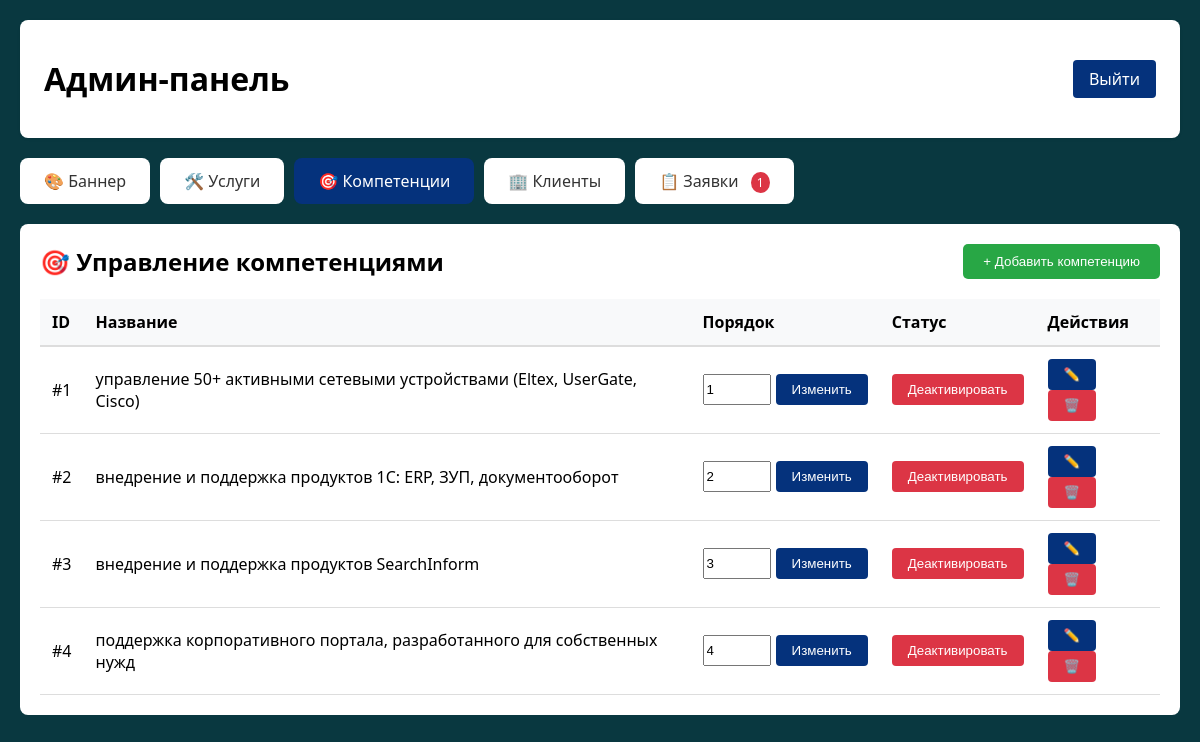
The app's page /admin/index.php?tab=competencies (signed in) with its own data.
### tables this page shows
CREATE TABLE competencies (
            id INTEGER PRIMARY KEY AUTOINCREMENT,
            title TEXT NOT NULL,
            sort_order INTEGER DEFAULT 0,
            is_active INTEGER DEFAULT 1,
            created_at DATETIME DEFAULT CURRENT_TIMESTAMP
        );

### includes/Database.php (called while the page is built, shortened)
<?php
class Database {
    private $pdo;
    public function __construct() {
        $dbPath = __DIR__ . '/../config/database.sqlite';
        $configDir = __DIR__ . '/../config';
        $this->pdo = new PDO("sqlite:" . $dbPath);
        $this->pdo->setAttribute(PDO::ATTR_ERRMODE, PDO::ERRMODE_EXCEPTION);
        $this->createTables();
    }
    private function createTables() {
        $this->pdo->exec("
            CREATE TABLE IF NOT EXISTS content_blocks (
                id INTEGER PRIMARY KEY AUTOINCREMENT,
                block_key TEXT UNIQUE NOT NULL,
                block_name TEXT NOT NULL,
                content TEXT,
                type TEXT DEFAULT 'text',
                updated_at DATETIME DEFAULT CURRENT_TIMESTAMP
            )
        ");
        $this->pdo->exec("
            CREATE TABLE IF NOT EXISTS requests (
                id INTEGER PRIMARY KEY AUTOINCREMENT,
                name TEXT NOT NULL,
                phone TEXT NOT NULL,
                email TEXT,
                message TEXT,
                status TEXT DEFAULT 'new',
                created_at DATETIME DEFAULT CURRENT_TIMESTAMP,
                updated_at DATETIME DEFAULT CURRENT_TIMESTAMP
            )
        ");
        $this->pdo->exec("
            CREATE TABLE IF NOT EXISTS services (
                id INTEGER PRIMARY KEY AUTOINCREMENT,
                title TEXT NOT NULL,
                image TEXT NOT NULL,
                sort_order INTEGER DEFAULT 0,
                is_active INTEGER DEFAULT 1,
                created_at DATETIME DEFAULT CURRENT_TIMESTAMP
            )
        ");
        $this->pdo->exec("
            CREATE TABLE IF NOT EXISTS competencies (
                id INTEGER PRIMARY KEY AUTOINCREMENT,
                title TEXT NOT NULL,
                sort_order INTEGER DEFAULT 0,
                is_active INTEGER DEFAULT 1,
                created_at DATETIME DEFAULT CURRENT_TIMESTAMP
            )
        ");
        $stmt = $this->pdo->query("SELECT COUNT(*) FROM content_blocks");
        $count = $stmt->fetchColumn();
    }
    public function getAllCompetencies() {
        $stmt = $this->pdo->query("SELECT * FROM competencies ORDER BY sort_order ASC, id ASC");
        return $stmt->fetchAll(PDO::FETCH_ASSOC);
    }
}
?>

### admin/competencies.php (the view, shortened to what this page needs)
<?php
$competenciesList = $db->getAllCompetencies();
?>
<div style="background: white; border-radius: 8px; padding: 20px; margin-bottom: 20px;">
    <div style="display: flex; justify-content: space-between; align-items: center; margin-bottom: 20px;">
        <h2 style="margin: 0;">🎯 Управление компетенциями</h2>
        <button onclick="document.getElementById('addCompetencyModal').style.display='flex'"
                style="background: #28a745; color: white; border: none; padding: 10px 20px; border-radius: 5px; cursor: pointer;">
            + Добавить компетенцию
        </button>
    </div>
    <table style="width: 100%; border-collapse: collapse;">
        <thead>
            <tr style="background: #f8f9fa; border-bottom: 2px solid #ddd;">
                <th style="padding: 12px;">ID</th>
                <th style="padding: 12px;">Название</th>
                <th style="padding: 12px;">Порядок</th>
                <th style="padding: 12px;">Статус</th>
                <th style="padding: 12px;">Действия</th>
            </tr>
        </thead>
        <tbody>
            <?php foreach ($competenciesList as $comp): ?>
            <tr style="border-bottom: 1px solid #ddd;">
                <td style="padding: 12px;">#<?= $comp['id'] ?></td>
                <td style="padding: 12px;"><?= htmlspecialchars($comp['title']) ?></td>
                <td style="padding: 12px;">
                    <form method="POST" style="display: flex; gap: 5px;">
                        <input type="number" name="sort_order" value="<?= $comp['sort_order'] ?>" style="width: 60px;">
                        <button type="submit" name="update_competency_order">Изменить</button>
                    </form>
                </td>
                <td style="padding: 12px;">
                    <form method="POST">
                        <button type="submit" name="toggle_competency_status"
                                style="background: <?= $comp['is_active'] ? '#dc3545' : '#28a745' ?>; color:white;">
                            <?= $comp['is_active'] ? 'Деактивировать' : 'Активировать' ?>
                        </button>
                    </form>
                </td>
                <td style="padding: 12px;">
                    <button onclick="editCompetency(<?= $comp['id'] ?>, '<?= htmlspecialchars($comp['title']) ?>')">✏️</button>
                    <form method="POST" style="display:inline;" onsubmit="return confirm('Удалить?')">
                        <button type="submit" name="delete_competency" style="background:#dc3545; color:white;">🗑️</button>
                    </form>
                </td>
            </tr>
            <?php endforeach; ?>
        </tbody>
    </table>
</div>

### assets/css/admin.css (style rules this page uses)
body { font-family: system-ui, -apple-system, sans-serif; background-color: #093840; margin: 0; padding: 20px; }
button { background-color: #05327C; color: white; border: none; padding: 8px 16px; border-radius: 4px; cursor: pointer; }
table { width: 100%; border-collapse: collapse; }
th, td { padding: 12px 15px; text-align: left; border-bottom: 1px solid #ddd; }
th { background: #f8f9fa; font-weight: 600; }

### records on screen
competencies: id "1", title "управление 50+ активными сетевыми устройствами (Eltex, UserGate, Cisco)", sort_order "1", is_active "Деактивировать"
competencies: id "2", title "внедрение и поддержка продуктов 1С: ERP, ЗУП, документооборот", sort_order "2", is_active "Деактивировать"
competencies: id "3", title "внедрение и поддержка продуктов SearchInform", sort_order "3", is_active "Деактивировать"
competencies: id "4", title "поддержка корпоративного портала, разработанного для собственных нужд", sort_order "4", is_active "Деактивировать"

### other values on screen
$newCount "1"
